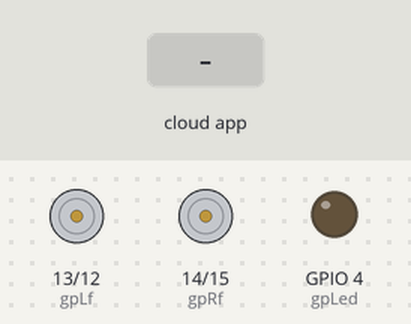
The sketch below on a simulated ESP32. Parts: motor-driver pin pairs drawn as motors (green arrow = first pin HIGH = forward, orange = second pin HIGH = backward, longer = more drive), output pins drawn as LEDs (lit = HIGH). The inputs (shaded band) are chosen by the test bench. WiFi joins after 1.5 s; servers stay silent unless stated; the camera gives no picture; the Firebase database answers and starts empty; what the sketch prints to the serial monitor is not drawn.

Above: at 3.5 s.
3.6 s: the phone or cloud app sets UpButton to 8
At 6.4 s:
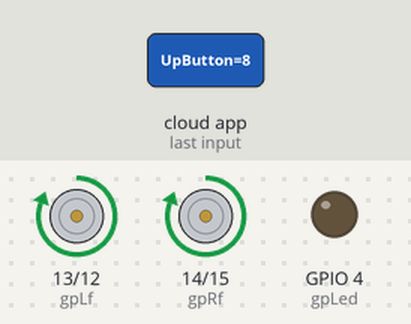
6.8 s: the phone or cloud app sets DownButton to 2
At 9.2 s:
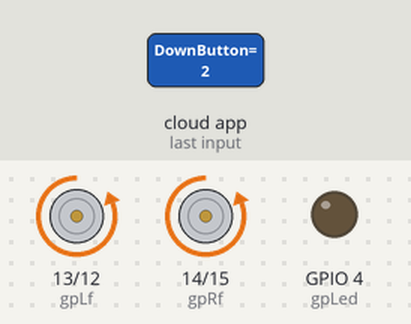
11.5 s: the phone or cloud app sets LeftButton to 4
At 14.1 s:
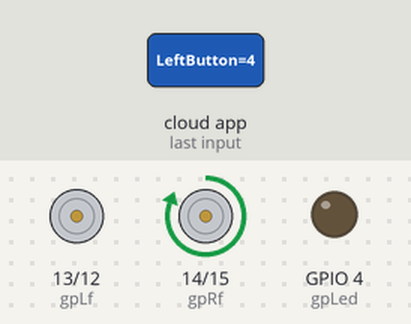
16.2 s: the phone or cloud app sets LightButton to 9
At 19.5 s:
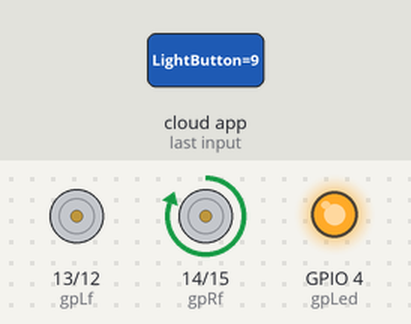
20.6 s: the phone or cloud app sets UpButton to 0
25.3 s: the phone or cloud app sets UpButton to 9
Timing chart, 0 to 28.7 s (numbered marks = the images above; inputs shaded):
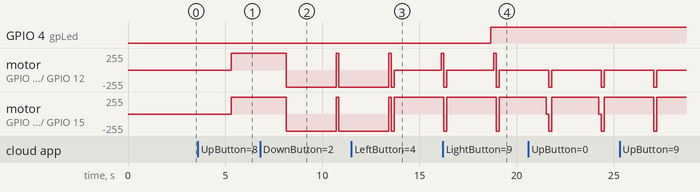

The sketch:

ESP_32_with_tank.ino
```cpp
#include <WiFi.h>
#include "soc/soc.h"
#include "soc/rtc_cntl_reg.h"
#include "Base64.h"
#include "esp_camera.h"
#define CAMERA_MODEL_AI_THINKER // Has PSRAM


#define FIREBASE_HOST "zeta-bot-default-rtdb.firebaseio.com"  //Firebase Project
#define FIREBASE_AUTH "WhAQQpO9rOGHFWHLyCRUYfoWC8dXPDskkLJC0IaD" //Firebase Auth Token
#include "FirebaseESP32.h"


#define ssid "Zeta"  //WiFi SSID
#define password "123qwerty"  //WiFi Password


#if defined(CAMERA_MODEL_WROVER_KIT)
#define PWDN_GPIO_NUM    -1
#define RESET_GPIO_NUM   -1
#define XCLK_GPIO_NUM    21
#define SIOD_GPIO_NUM    26
#define SIOC_GPIO_NUM    27

#define Y9_GPIO_NUM      35
#define Y8_GPIO_NUM      34
#define Y7_GPIO_NUM      39
#define Y6_GPIO_NUM      36
#define Y5_GPIO_NUM      19
#define Y4_GPIO_NUM      18
#define Y3_GPIO_NUM       5
#define Y2_GPIO_NUM       4
#define VSYNC_GPIO_NUM   25
#define HREF_GPIO_NUM    23
#define PCLK_GPIO_NUM    22


#elif defined(CAMERA_MODEL_AI_THINKER)
#define PWDN_GPIO_NUM     32
#define RESET_GPIO_NUM    -1
#define XCLK_GPIO_NUM      0
#define SIOD_GPIO_NUM     26
#define SIOC_GPIO_NUM     27

#define Y9_GPIO_NUM       35
#define Y8_GPIO_NUM       34
#define Y7_GPIO_NUM       39
#define Y6_GPIO_NUM       36
#define Y5_GPIO_NUM       21
#define Y4_GPIO_NUM       19
#define Y3_GPIO_NUM       18
#define Y2_GPIO_NUM        5
#define VSYNC_GPIO_NUM    25
#define HREF_GPIO_NUM     23
#define PCLK_GPIO_NUM     22

#else
#error "Camera model not selected"
#endif


void startCameraServer();


// Set web server port number to 80
WiFiServer server(80);

FirebaseData firebaseData;

// GPIO Setting
extern int gpLb =  12; // Left 1 on Pin 12
extern int gpLf = 13; // Left 2 on Pin 13
extern int gpRb = 15; // Right 1 on Pin 15
extern int gpRf = 14; // Right 2 on Pin 14
extern int gpLed =  4; // Light on Pin 4(Inbuilt)

/*
//Set your Static IP address
IPAddress local_IP(192, 168, 137, 180);
// Set your Gateway IP address
IPAddress gateway(192, 168, 137, 1);

IPAddress subnet(255, 255, 255, 0);
IPAddress primaryDNS(8, 8, 8, 8); // optional
IPAddress secondaryDNS(8, 8, 4, 4); // optional

*/

void setup() {
  Serial.begin(2000000);
  WiFi.begin (ssid, password);
  while (WiFi.status() != WL_CONNECTED) {
    delay(500);
    Serial.print(".");
  }
  Serial.println ("");
  Serial.println ("WiFi Connected!");
  Serial.write(50); // 50 is written to serial monitor indicating Wifi Connected
    delay(500);
/*
  // Configures static IP address
  if (!WiFi.config(local_IP, gateway, subnet, primaryDNS, secondaryDNS)) {
    Serial.println("STA Failed to configure");
  }
*/
camera_config_t config;
  config.ledc_channel = LEDC_CHANNEL_0;
  config.ledc_timer = LEDC_TIMER_0;
  config.pin_d0 = Y2_GPIO_NUM;
  config.pin_d1 = Y3_GPIO_NUM;
  config.pin_d2 = Y4_GPIO_NUM;
  config.pin_d3 = Y5_GPIO_NUM;
  config.pin_d4 = Y6_GPIO_NUM;
  config.pin_d5 = Y7_GPIO_NUM;
  config.pin_d6 = Y8_GPIO_NUM;
  config.pin_d7 = Y9_GPIO_NUM;
  config.pin_xclk = XCLK_GPIO_NUM;
  config.pin_pclk = PCLK_GPIO_NUM;
  config.pin_vsync = VSYNC_GPIO_NUM;
  config.pin_href = HREF_GPIO_NUM;
  config.pin_sscb_sda = SIOD_GPIO_NUM;
  config.pin_sscb_scl = SIOC_GPIO_NUM;
  config.pin_pwdn = PWDN_GPIO_NUM;
  config.pin_reset = RESET_GPIO_NUM;
  config.xclk_freq_hz = 20000000;
  config.pixel_format = PIXFORMAT_JPEG;
  //init with high specs to pre-allocate larger buffers
  if(psramFound()){
    config.frame_size = FRAMESIZE_UXGA;
    config.jpeg_quality = 10;
    config.fb_count = 2;
  } else {
    config.frame_size = FRAMESIZE_SVGA;
    config.jpeg_quality = 12;
    config.fb_count = 1;
  }

  // camera init
  esp_err_t err = esp_camera_init(&config);
  if (err != ESP_OK) {
    Serial.printf("Camera init failed with error 0x%x", err);
    return;
  }

  //drop down frame size for higher initial frame rate
  sensor_t * s = esp_camera_sensor_get();
  s->set_framesize(s, FRAMESIZE_CIF);

  // Print local IP address and start web server
  Serial.println("");
  Serial.println("WiFi connected.");
  Serial.println("IP address: ");
  Serial.println(WiFi.localIP());
  Serial.print("Camera Ready! Use 'http://");
  Serial.print(WiFi.localIP());
  Serial.println("' to connect");
  server.begin();


  Firebase.begin(FIREBASE_HOST, FIREBASE_AUTH);


  pinMode(gpLb, OUTPUT); //Left Backward
  pinMode(gpLf, OUTPUT); //Left Forward
  pinMode(gpRb, OUTPUT); //Right Forward
  pinMode(gpRf, OUTPUT); //Right Backward
  pinMode(gpLed, OUTPUT); //Light

  //initialize
  digitalWrite(gpLb, LOW);
  digitalWrite(gpLf, LOW);
  digitalWrite(gpRb, LOW);
  digitalWrite(gpRf, LOW);
  digitalWrite(gpLed, LOW);

}

void loop() {
  // Lightening button
  if (Firebase.get(firebaseData, "/ZetaBot/LightButton")) {
    if (firebaseData.dataType() == "string") {
      String De1 = firebaseData.stringData();
      if (De1 == "9") {
        digitalWrite(gpLed, HIGH); //Light is ON
      }
      else if (De1 == "3") {
        digitalWrite(gpLed, LOW); //Light if OFF
      }
    }
  }


  // Forward
  if (Firebase.get(firebaseData, "/ZetaBot/UpButton")) {
    if (firebaseData.dataType() == "string") {
      String De2 = firebaseData.stringData();
      if (De2 == "8") {
        digitalWrite(gpRf, HIGH); //Forward
        digitalWrite(gpRb, LOW); //Forward
        digitalWrite(gpLf, HIGH); //Forward
        digitalWrite(gpLb, LOW); //Forward
        Serial.write(51);
      }
      else if (De2 == "0") {
        digitalWrite(gpRf, LOW); //Forward
        digitalWrite(gpRb, LOW); //Forward
        digitalWrite(gpLf, LOW); //Forward
        digitalWrite(gpLb, LOW); //Forward
        }
     }
    }


  // Backward
  if (Firebase.get(firebaseData, "/ZetaBot/DownButton")) {
    if (firebaseData.dataType() == "string") {
      String De3 = firebaseData.stringData();
      if (De3 == "2") {
        digitalWrite(gpRf, LOW); //Backward
        digitalWrite(gpRb, HIGH); //Backward
        digitalWrite(gpLf, LOW); //Backward
        digitalWrite(gpLb, HIGH); //Backward
        Serial.write(52);
      }
      else if (De3 == "0") {
        digitalWrite(gpRf, LOW); //Forward
        digitalWrite(gpRb, LOW); //Forward
        digitalWrite(gpLf, LOW); //Forward
        digitalWrite(gpLb, LOW); //Forward
        }
    }
  }

  // Left
  if (Firebase.get(firebaseData, "/ZetaBot/LeftButton")) {
    if (firebaseData.dataType() == "string") {
      String De4 = firebaseData.stringData();
      if (De4 == "4") {
        digitalWrite(gpRf, HIGH); //Left
        digitalWrite(gpRb, LOW); //Left
        digitalWrite(gpLf, LOW); //Left
        digitalWrite(gpLb, LOW); //Left
        Serial.write(53);
      }
      else if (De4 == "0") {
        digitalWrite(gpRf, LOW); //Forward
        digitalWrite(gpRb, LOW); //Forward
        digitalWrite(gpLf, LOW); //Forward
        digitalWrite(gpLb, LOW); //Forward
        }
    }
  }

  // Right
  if (Firebase.get(firebaseData, "/ZetaBot/RightButton")) {
    if (firebaseData.dataType() == "string") {
      String De5 = firebaseData.stringData();
      if (De5 == "6") {
        digitalWrite(gpRf, LOW); //Right
        digitalWrite(gpRb, LOW); //Right
        digitalWrite(gpLf, HIGH); //Right
        digitalWrite(gpLb, LOW); //Right
        Serial.write(54);
      }
      else if (De5 == "0") {
        digitalWrite(gpRf, LOW); //Forward
        digitalWrite(gpRb, LOW); //Forward
        digitalWrite(gpLf, LOW); //Forward
        digitalWrite(gpLb, LOW); //Forward
        }
    }
  }


  // Stop
  if (Firebase.get(firebaseData, "/ZetaBot/Stop")) {
    if (firebaseData.dataType() == "string") {
      String De6 = firebaseData.stringData();
      if (De6 == "5") {
        digitalWrite(gpRf, LOW); //Right
        digitalWrite(gpRb, LOW); //Right
        digitalWrite(gpLf, LOW); //Right
        digitalWrite(gpLb, LOW); //Right
        Serial.write(55);
      }
    }
  }


  // Servo 1
  if (Firebase.get(firebaseData, "/ZetaBot/RightRollDown")) {
    if (firebaseData.dataType() == "string") {
      String De7 = firebaseData.stringData();
      if (De7 == "16") {
        Serial.write(16);
      }
    }
  }

  if (Firebase.get(firebaseData, "/ZetaBot/LeftRollDown")) {
    if (firebaseData.dataType() == "string") {
      String De8 = firebaseData.stringData();
      if (De8 == "17") {
        Serial.write(17);
      }
    }
  }


  // Servo 2
  if (Firebase.get(firebaseData, "/ZetaBot/RightPitchDown")) {
    if (firebaseData.dataType() == "string") {
      String De9 = firebaseData.stringData();
      if (De9 == "18") {
        Serial.write(18);
      }
    }
  }

  if (Firebase.get(firebaseData, "/ZetaBot/LeftPitchDown")) {
    if (firebaseData.dataType() == "string") {
      String De10 = firebaseData.stringData();
      if (De10 == "19") {
        Serial.write(19);
      }
    }
  }


  // Servo 3
  if (Firebase.get(firebaseData, "/ZetaBot/RightGripDown")) {
    if (firebaseData.dataType() == "string") {
      String De11 = firebaseData.stringData();
      if (De11 == "20") {
        Serial.write(20);
      }
    }
  }

  if (Firebase.get(firebaseData, "/ZetaBot/LeftGripDown")) {
    if (firebaseData.dataType() == "string") {
      String De12 = firebaseData.stringData();
      if (De12 == "21") {
        Serial.write(21);
      }
    }
  }


  // Servo 4
  if (Firebase.get(firebaseData, "/ZetaBot/RightElbowDown")) {
    if (firebaseData.dataType() == "string") {
      String De13 = firebaseData.stringData();
      if (De13 == "22") {
        Serial.write(22);
      }
    }
  }

  if (Firebase.get(firebaseData, "/ZetaBot/LeftElbowDown")) {
    if (firebaseData.dataType() == "string") {
      String De14 = firebaseData.stringData();
      if (De14 == "23") {
        Serial.write(23);
      }
    }
  }


  // Servo 5
  if (Firebase.get(firebaseData, "/ZetaBot/RightShoulderDown")) {
    if (firebaseData.dataType() == "string") {
      String De15 = firebaseData.stringData();
      if (De15 == "24") {
        Serial.write(24);
      }
    }
  }

  if (Firebase.get(firebaseData, "/ZetaBot/LeftShoulderDown")) {
    if (firebaseData.dataType() == "string") {
      String De16 = firebaseData.stringData();
      if (De16 == "25") {
        Serial.write(25);
      }
    }
  }


  // Servo 6
  if (Firebase.get(firebaseData, "/ZetaBot/RightWaistDown")) {
    if (firebaseData.dataType() == "string") {
      String De17 = firebaseData.stringData();
      if (De17 == "26") {
        Serial.write(26);
      }
    }
  }

  if (Firebase.get(firebaseData, "/ZetaBot/LeftWaistDown")) {
    if (firebaseData.dataType() == "string") {
      String De18 = firebaseData.stringData();
      if (De18 == "27") {
        Serial.write(27);
      }
    }
  }

}
```

Measured:
- after the input at 3.6 s, motor on GPIO 13 (gpLf) / GPIO 12 (gpLb), motor on GPIO 14 (gpRf) / GPIO 15 (gpRb): stopped → forward 255/255 after 1.7 s
- after the input at 6.8 s, motor on GPIO 13 (gpLf) / GPIO 12 (gpLb), motor on GPIO 14 (gpRf) / GPIO 15 (gpRb): forward 255/255 → backward 255/255 after 1.4 s, → forward 255/255 2.6 s later, → backward 255/255 0.15 s later
- after the input at 16.2 s, GPIO 4 (gpLed): LOW → HIGH after 2.5 s
